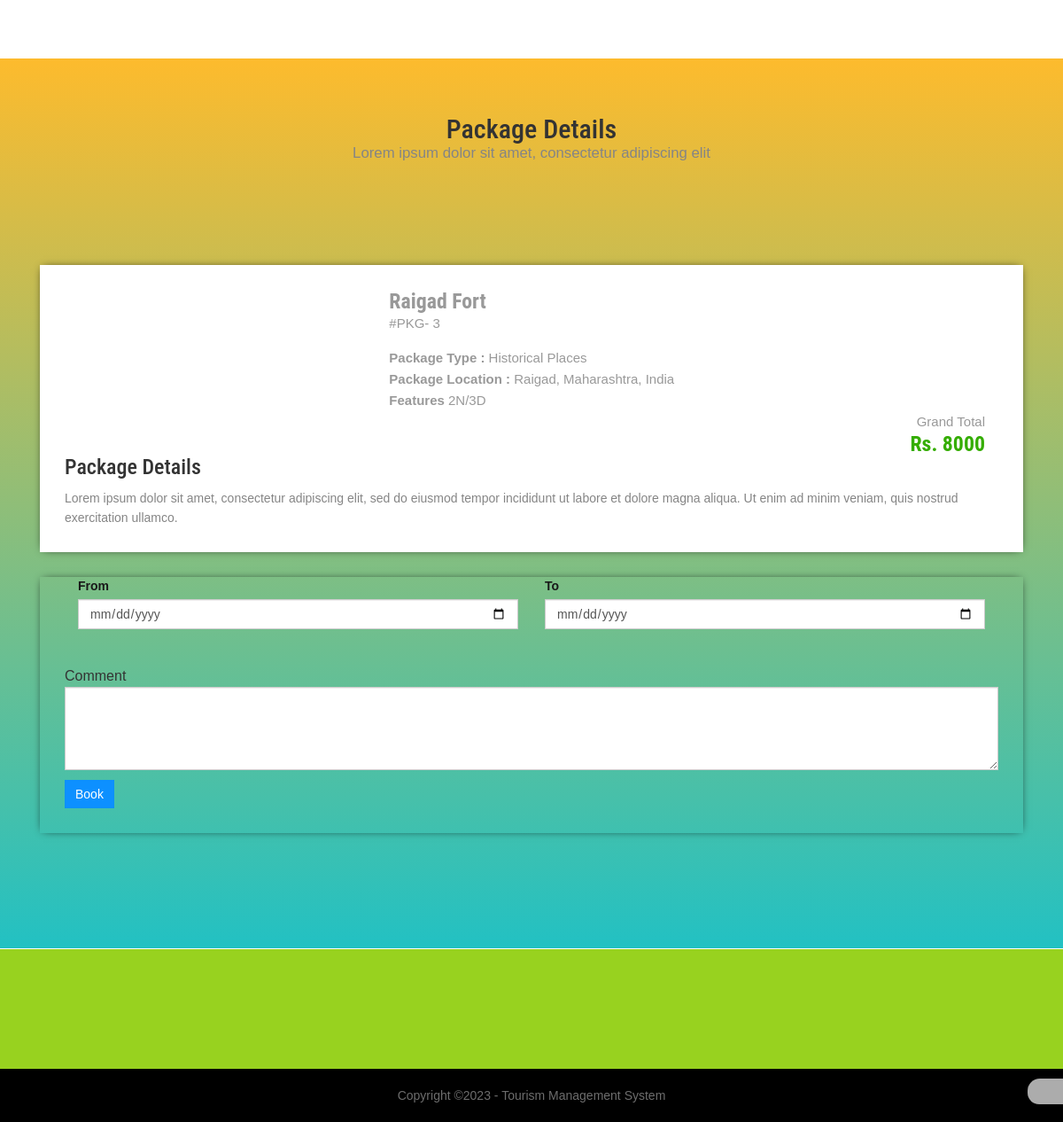
/package_details.php?pkgid=3, run on the app's committed database.
### tables this page shows
CREATE TABLE `tbltourpackages` (
  `PackageId` int(11) NOT NULL,
  `PackageName` varchar(200) DEFAULT NULL,
  `PackageType` varchar(150) DEFAULT NULL,
  `PackageLocation` varchar(100) DEFAULT NULL,
  `PackagePrice` int(11) DEFAULT NULL,
  `PackageFetures` varchar(255) DEFAULT NULL,
  `PackageDetails` mediumtext DEFAULT NULL,
  `PackageImage` varchar(100) DEFAULT NULL,
  `Creationdate` timestamp NULL DEFAULT current_timestamp(),
  `UpdationDate` timestamp NULL DEFAULT NULL ON UPDATE current_timestamp()
);

### package_details.php (the view, shortened to what this page needs)
<?php
include('includes/config.php');
?>
<!doctype html>
<html lang="en-gb" class="no-js">
<head>
	<link rel="stylesheet" href="css/bootstrap.min.css" />
	<link rel="stylesheet" href="css/styles.css" />
</head>
<body>
	<section id="packages" class="secPad" style="background: rgb(34,193,195);
	background: linear-gradient(0deg, rgba(34,193,195,1) 0%, rgba(253,187,45,1) 100%);">
		<div class="container">
			<div class="heading text-center">
				<h2>Package Details</h2>
				<p>Lorem ipsum dolor sit amet, consectetur adipiscing elit</p>
			</div>
			<div class="selectroom">
				<div class="container">
					<?php
					$pid=intval($_GET['pkgid']);
					$sql = "SELECT * from tbltourpackages where PackageId=:pid";
					$query = $dbh->prepare($sql);
					$query -> bindParam(':pid', $pid, PDO::PARAM_STR);
					$query->execute();
					$results=$query->fetchAll(PDO::FETCH_OBJ);
					if($query->rowCount() > 0)
					{
						foreach($results as $result)
						{
							?>
					<div class="selectroom_top" style="background: white">
						<div class="col-md-4 selectroom_left wow fadeInLeft animated" data-wow-delay=".5s">
						</div>
						<div class="col-md-8 selectroom_right wow fadeInRight animated" data-wow-delay=".5s">
							<h2>
								<?php echo htmlentities($result->PackageName);?>
							</h2>
							<p class="dow">#PKG-
								<?php echo htmlentities($result->PackageId);?>
							</p>
							<p><b>Package Type :</b>
								<?php echo htmlentities($result->PackageType);?>
							</p>
							<p><b>Package Location :</b>
								<?php echo htmlentities($result->PackageLocation);?>
							</p>
							<p><b>Features</b>
								<?php echo htmlentities($result->PackageFetures);?>
							</p>
							<div class="grand">
								<p>Grand Total</p>
								<h3>Rs.
									<?php echo htmlentities($result->PackagePrice);?>
								</h3>
							</div>
						</div>
						<h3>Package Details</h3>
						<p style="padding-top: 1%">
							<?php echo htmlentities($result->PackageDetails);?>
						</p>
					</div>
					<form name="book" method="post">
						<div class="selectroom_top">
							<div class="selectroom-info animated wow fadeInUp animated" data-wow-duration="1200ms"
								data-wow-delay="500ms"
								style="visibility: visible; animation-duration: 1200ms; animation-delay: 500ms; animation-name: fadeInUp; margin-top: -70px">
								<div class="ban-bottom">
									<div class=" col-md-6 mr-2 ">
										<label class="inputLabel">From</label>
										<input class="form-control" id="datepicker" type="date" placeholder="dd-mm-yyyy"
											name="fromdate" required="">
									</div>
									<div class=" col-md-6">
										<label class="inputLabel">To</label>
										<input class="form-control" id="datepicker1" type="date"
											placeholder="dd-mm-yyyy" name="todate" required="">
									</div>
								</div>
								<ul>
									<li class="spe">
										<label class="inputLabel">Comment</label>
										<textarea class="form-control" rows="4" cols="4" type="text" name="comment"
											required=""></textarea>
									</li>
									<?php if($_SESSION['login'])
											{?>
									<li class="spe" align="center">
										<button type="submit" name="submit2" class="btn-primary btn">Book</button>
									</li>
									<?php
											} else {?>
									<li class="sigi" align="center" style="margin-top: 1%">
										<a href="#" data-toggle="modal" data-target="#myModal4" class="btn-primary btn">
											Book</a>
									</li>
									<?php
											} ?>
								</ul>
							</div>
						</div>
					</form>
					<?php
						}
					} ?>
				</div>
			</div>
		</div>
	</section>
	<a href="#top" class="topHome"><i class="fa fa-chevron-up fa-2x"></i></a>
	<?php include('includes/footer.php');?>
</body>
</html>

### data on the page
tbltourpackages: PackageName "Raigad Fort", PackageId "3", PackageType "Historical Places", PackageLocation "Raigad, Maharashtra, India", PackageFetures "2N/3D", PackagePrice "8000", PackageDetails "Lorem ipsum dolor sit amet, consectetur adipiscing elit, sed do eiusmod tempor incididunt ut labore et dolore magna aliqua. Ut enim ad minim veniam, quis nostrud exercitation ullamco."
